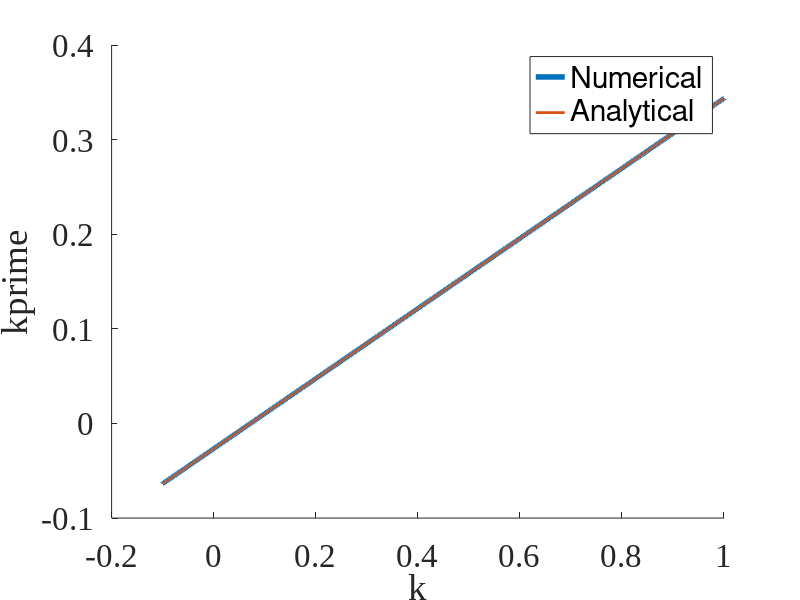

This chart was generated by the following MATLAB code:
clear
beta=0.5;       % play around with this, we began with beta = 0.9
r=1/0.9-1;      % this started as r = 1/beta - 1
w=0.1;

N=1001;
K=[-0.1:1/(N-1):1]';
[N nx] = size(K);

for i=1:N

    C = (1+r)*K(i) + w-K;
    CP = (1 + r) * K + w;
    
    U = log( C .* (C>0) ) + beta * log(CP .* (CP > 0)) ;
    [Ustar jstar] = max(U);
    [K(i) K(jstar)];
    V(i) = Ustar;
    indxg(i) = jstar;

end
KPRIME = K(indxg);

% analytical solution
% as N -> inf, numerical solution -> analytical solution
KPRIME_A = (beta / (1 + beta)) * ( (1 + r) * K +w - w/(beta * (1 + r)));



clf
axes1 = axes(...
    'FontName', 'Times New Roman',...
    'FontSize', 24);
hold on

plot(K, KPRIME, 'LineWidth', 4)
plot(K, KPRIME_A, 'LineWidth', 2)
xlabel('k')
ylabel('kprime')
legend('Numerical', 'Analytical')